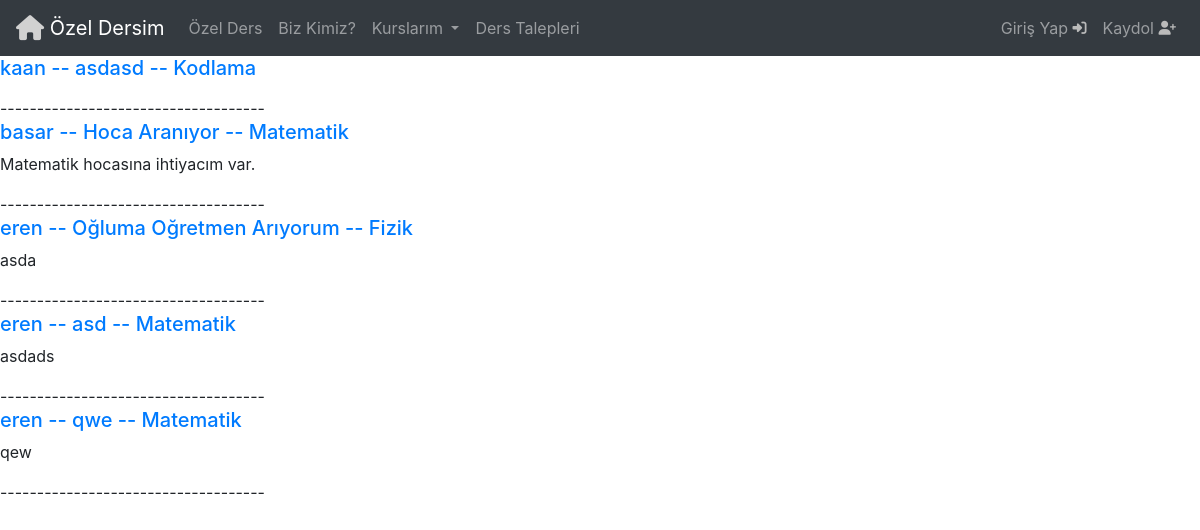
/derstalepleri/, run on an earlier commit of the app's database.
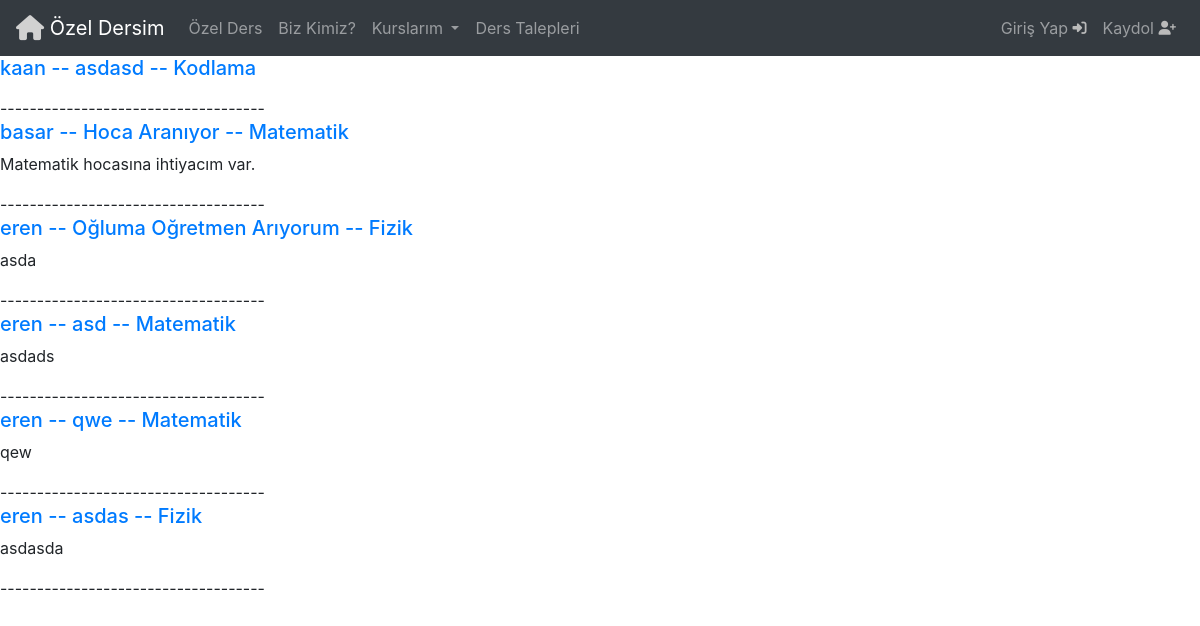
And on a later commit of the database.
### Base/models.py (models this page shows, shortened)
class DersTalepleri(models.Model):
  seviye = [
    ('ilkokul', 'İlkokul'),
    ('ortaokul', 'Ortaokul'),
    ('lise', 'Lise'),
    ('universite', 'Üniversite'),
    ('yukseklisans','Yüksek Lisans'),
  ]
  kullanici = models.ForeignKey(User, on_delete=models.CASCADE)
  isim = models.CharField(max_length=50)
  ders = models.ForeignKey(Ders, on_delete=models.CASCADE)
  talep_notu= models.TextField(max_length=200,null=True,blank=True)
  talep_durumu = models.BooleanField(default=False)
  min_butce = models.IntegerField(validators=[MinValueValidator(0)])
  max_butce = models.IntegerField(validators=[MaxValueValidator(10000)])
  ogrenci_seviyesi = models.CharField(max_length=50,choices=seviye)
  olusturulma_tarihi = models.DateTimeField(auto_now_add=True)

class Ders(models.Model):
  ders = models.CharField(max_length=50)
  def __str__(self) :
    return self.ders

### Base/views.py (the view)
# urls.py: path('derstalepleri/', views.derstalepleri,name='DersTalepleri'),
def derstalepleri(request):
   derstalepleri = DersTalepleri.objects.all()
   context = {'derstalepleri': derstalepleri}
   return render(request, 'DersTalepleri.html',context)

### Templates/DersTalepleri.html (shortened to what this page needs)
{% include 'navbar.html' %}
<!DOCTYPE html>
<html lang="en">
<head>
</head>
<body>
  {% if request.user.is_authenticated %}
  <a href='{% url "TalepOlustur"%}'>TalepOlustur</a>
  {% for derstalebi in derstalepleri %}
  <div>
    <h5><a href="{% url 'TalepDetay' derstalebi.id %}">{{derstalebi.kullanici}} -- {{derstalebi.isim}} --
        {{derstalebi.ders}}</a> </h5>
    <p>{{derstalebi.talep_notu}} </p>
    {% if derstalebi.kullanici == request.user %}
    <a href="{% url 'TalepSil' derstalebi.id %}">Talebi Sil</a> ---
    <a href="{% url 'TalepDuzenle' derstalebi.id %}">Talebi Düzenle</a>---
    {% if derstalebi.talep_durumu == False %}
    <a href="{% url 'TalepKabul' derstalebi.id %}">Talebi Kapat</a>
    {% else %}
    Talep Kapandı
    {% endif %}
    {% else %}
    <a href="#">İletişime Geç</a>
    {% endif %}
    ------------------------------------
    {% endfor %}
  </div>
  {% else %}
  {% for derstalebi in derstalepleri %}
  <div>
    <h5><a href="{% url 'TalepDetay' derstalebi.id %}">{{derstalebi.kullanici}} -- {{derstalebi.isim}} --
        {{derstalebi.ders}}</a> </h5>
    <p>{{derstalebi.talep_notu}} </p>
    ------------------------------------
    {% endfor %}
    {% endif %}
</body>
</html>

### Templates/navbar.html (shortened to what this page needs)
<!DOCTYPE html>
<html lang="en">
<head>
  <link rel="stylesheet" href="https://cdn.jsdelivr.net/npm/bootstrap@4.6.2/dist/css/bootstrap.min.css">
  <link rel="stylesheet" href="https://cdnjs.cloudflare.com/ajax/libs/font-awesome/6.5.2/css/all.min.css">
</head>
<body>
  <nav class="navbar navbar-expand-lg navbar-dark bg-dark">
    <a class="navbar-brand" href="{% url 'Home' %}"> <i class="fa-solid fa-house fa-lg" style="color: #d1d1d1;"></i>
      <width="30" height="30" class="d-inline-block align-top " alt="">
        Özel Dersim
    </a>
    <div class="collapse navbar-collapse" id="navbarSupportedContent">
      <ul class="navbar-nav mr-auto">
        <li class="nav-item">
          <a class="nav-link" href="{% url 'OzelDers' %}">Özel Ders</a>
        </li>
        <li class="nav-item">
          <a class="nav-link" href="{% url 'biz_kimiz' %}">Biz Kimiz?</a>
        </li>
        <li class="nav-item dropdown">
          <a class="nav-link dropdown-toggle" href="#" role="button" data-toggle="dropdown" aria-expanded="false">
            Kurslarım
          </a>
        </li>
        <li class="nav-item">
          <a class="nav-link" href="{% url 'DersTalepleri' %}">Ders Talepleri</a>
        </li>
      </ul>
      <div class="user-links">
        {% if request.user.is_authenticated %}
        <ul class="navbar-nav ml-auto">
          <li class="nav-item">
            <a class="nav-link">Merhaba {{request.user}}</a>
          </li>
          <li class="nav-item">
            <a class="nav-link" href="{% url 'logout' %}">Çıkış Yap</a>
          </li>
          <li class="nav-item">
            <a class="nav-link" href="#">Hesabım</a>
          </li>
          <li class="nav-item">
            <a class="nav-link" href="#">Mesajlar</a>
          </li>
          <li class="nav-item">
            <a class="nav-link" href="#">Bildirimler</a>
          </li>
        </ul>
        {% else %}
        <ul class="navbar-nav ml-auto">
          <li class="nav-item">
            <a class="nav-link" href="{% url 'login'  %}">
              Giriş Yap <i class="fas fa-sign-in-alt fa-sm" style="color: #bababa;"></i></i>
            </a>
          </li>
          <li class="nav-item">
            <a class="nav-link" href="{% url 'register' %}">
              Kaydol <i class="fas fa-user-plus fa-sm" style="color: #bababa;"></i></i>
            </a>
          </li>
        </ul>
        {% endif %}
      </div>
  </nav>
</body>
</html>

What changed in the data, as far as the page shows it:
added DersTalepleri: kullanici "eren", isim "asdas", ders "Fizik", talep_notu "asdasda"
